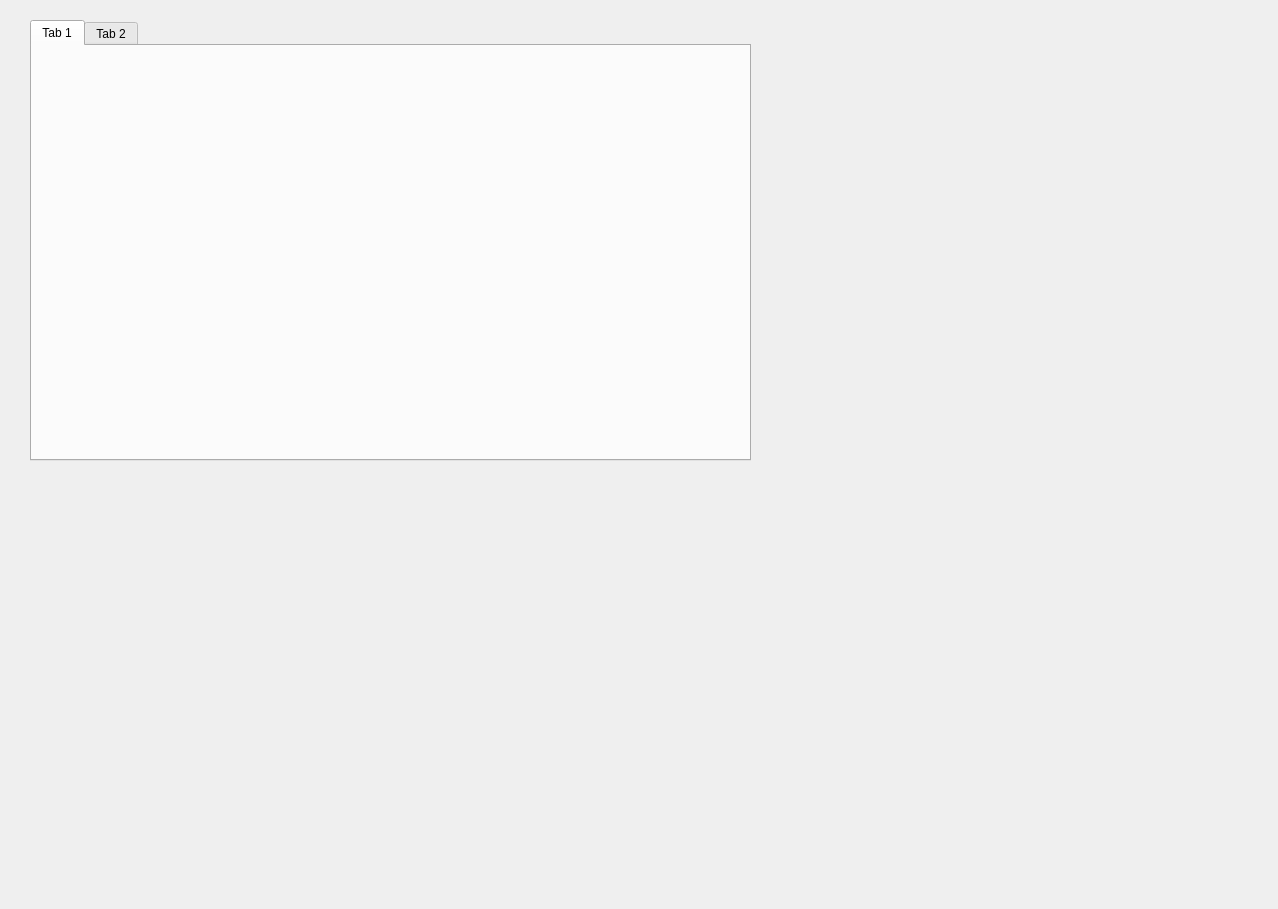
<?xml version="1.0" encoding="UTF-8"?>
<ui version="4.0">
 <class>Form</class>
 <widget class="QWidget" name="Form">
  <property name="geometry">
   <rect>
    <x>0</x>
    <y>0</y>
    <width>1278</width>
    <height>909</height>
   </rect>
  </property>
  <property name="windowTitle">
   <string>Form</string>
  </property>
  <widget class="QTabWidget" name="tabWidget">
   <property name="geometry">
    <rect>
     <x>30</x>
     <y>20</y>
     <width>721</width>
     <height>441</height>
    </rect>
   </property>
   <property name="currentIndex">
    <number>0</number>
   </property>
   <widget class="QWidget" name="tab">
    <attribute name="title">
     <string>Tab 1</string>
    </attribute>
   </widget>
   <widget class="QWidget" name="tab_2">
    <attribute name="title">
     <string>Tab 2</string>
    </attribute>
    <widget class="QScrollArea" name="scrollArea">
     <property name="geometry">
      <rect>
       <x>0</x>
       <y>0</y>
       <width>711</width>
       <height>411</height>
      </rect>
     </property>
     <property name="widgetResizable">
      <bool>true</bool>
     </property>
     <widget class="QWidget" name="scrollAreaWidgetContents">
      <property name="geometry">
       <rect>
        <x>0</x>
        <y>0</y>
        <width>709</width>
        <height>409</height>
       </rect>
      </property>
     </widget>
    </widget>
   </widget>
  </widget>
 </widget>
 <resources/>
 <connections/>
</ui>
